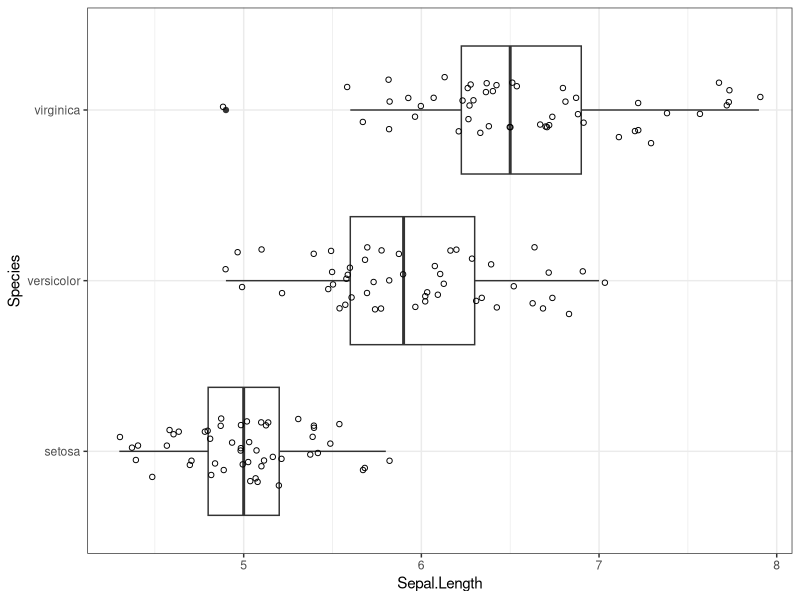
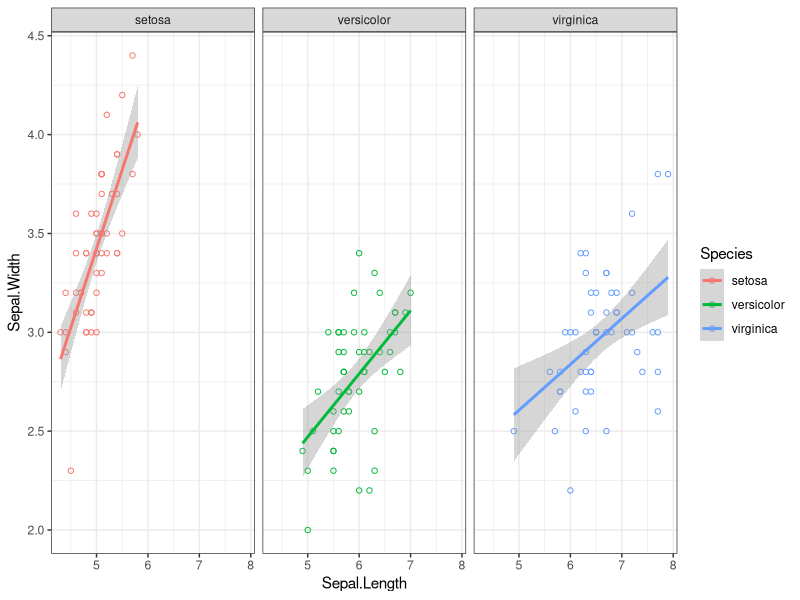

The R script that drew these images, in order:
## ---- chunk 1
knitr::opts_chunk$set(echo = TRUE)

# load libraries
library(tidyverse)

# load data
data("iris")

# peak data
glimpse(iris)

# boxplot to compare sepal length among species, which suggest significant differences that could be tested with an ANOVA
iris %>% ggplot(aes(x = Species, y = Sepal.Length )) +
  geom_boxplot() +
  geom_jitter(shape = 1, width = 0.2) +
  theme_bw() +
  coord_flip()

# scatter plot to compare sepal length versus sepal width, which suggest significant correlation that could be tested with linear regression
iris %>% ggplot(aes(x = Sepal.Length, y = Sepal.Width, color = Species)) +
  geom_point(shape = 1) +
  geom_smooth(method = "lm") +
  facet_wrap(~Species) + 
  theme_bw() 

